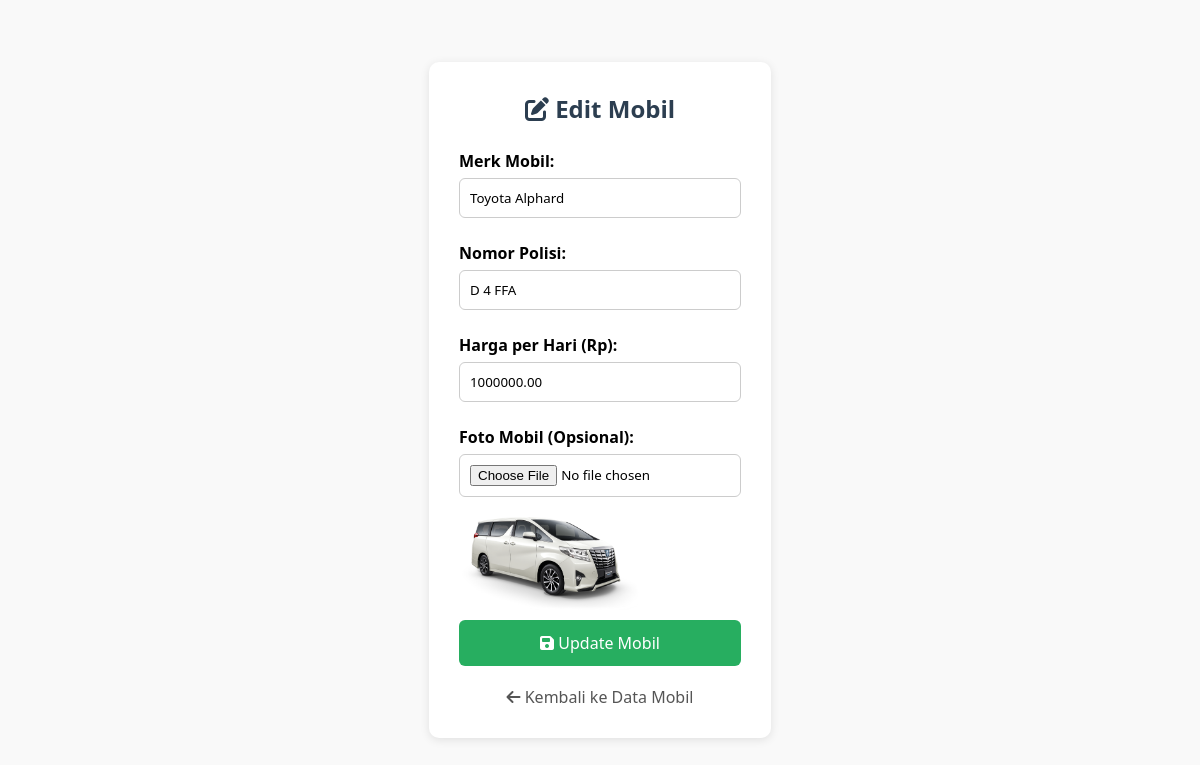
The app's page /mobil/edit.php?id=4 with its own data.
### tables this page shows
CREATE TABLE `mobil` (
  `id_mobil` int(11) NOT NULL,
  `merk` varchar(100) DEFAULT NULL,
  `tipe` varchar(50) DEFAULT NULL,
  `tahun` year(4) DEFAULT NULL,
  `no_polisi` varchar(20) DEFAULT NULL,
  `status` enum('Tersedia','Dipinjam') DEFAULT NULL,
  `harga_perhari` decimal(10,2) DEFAULT NULL,
  `gambar` varchar(255) DEFAULT NULL,
  `foto` varchar(255) DEFAULT NULL
);

### mobil/edit.php (the view, shortened to what this page needs)
<?php
include '../config/koneksi.php';
$id = $_GET['id'];
$mobil = mysqli_fetch_assoc(mysqli_query($conn, "SELECT * FROM mobil WHERE id_mobil = $id"));
?>
<!DOCTYPE html>
<html lang="id">
<head>
    <link rel="stylesheet" href="../assets/css/style.css">
    <link rel="stylesheet" href="https://cdnjs.cloudflare.com/ajax/libs/font-awesome/6.5.0/css/all.min.css">
</head>
<body>
    <div class="form-container">
        <h2><i class="fas fa-edit"></i> Edit Mobil</h2>
        <form method="post" enctype="multipart/form-data">
            <label for="merk">Merk Mobil:</label>
            <input type="text" name="merk" id="merk" value="<?= $mobil['merk'] ?>" required>
            <label for="no_polisi">Nomor Polisi:</label>
            <input type="text" name="no_polisi" id="no_polisi" value="<?= $mobil['no_polisi'] ?>" required>
            <label for="harga_perhari">Harga per Hari (Rp):</label>
            <input type="number" name="harga_perhari" id="harga_perhari" value="<?= $mobil['harga_perhari'] ?>" required>
            <label for="foto">Foto Mobil (Opsional):</label>
            <input type="file" name="foto" id="foto" accept=".jpg,.jpeg,.png">
            <?php if ($mobil['foto']) { ?>
                <img class="img-preview" src="../uploads/<?= $mobil['foto'] ?>" width="180" alt="Foto Mobil">
            <?php } ?>
            <button type="submit"><i class="fas fa-save"></i> Update Mobil</button>
        </form>
        <a href="index.php" class="back-btn"><i class="fas fa-arrow-left"></i> Kembali ke Data Mobil</a>
    </div>
</body>
</html>

### assets/css/style.css (style rules this page uses)
* { margin: 0; padding: 0; box-sizing: border-box; font-family: 'Segoe UI', sans-serif; }
body { display: flex; min-height: 100vh; background-color: #f4f4f4; }

### mobil/edit.php (style rules this page uses)
body { font-family: 'Segoe UI', sans-serif; background-color: #f9f9f9; padding: 40px; }
.form-container { max-width: 600px; margin: auto; background: white; padding: 30px; border-radius: 10px; box-shadow: 0 2px 10px rgba(0,0,0,0.1); }
h2 { text-align: center; margin-bottom: 25px; color: #2c3e50; }
label { font-weight: bold; display: block; margin-bottom: 6px; margin-top: 14px; }
input[type="text"], input[type="number"], input[type="file"] { width: 100%; padding: 10px; border-radius: 6px; border: 1px solid #ccc; margin-bottom: 10px; box-sizing: border-box; }
button { background-color: #27ae60; color: white; padding: 12px 20px; border: none; border-radius: 6px; cursor: pointer; font-size: 16px; width: 100%; margin-top: 10px; transition: background-color 0.3s ease; }
.img-preview { display: block; margin-top: 10px; border-radius: 6px; }
.back-btn { display: block; text-align: center; margin-top: 20px; text-decoration: none; color: #555; }

### records on screen
mobil: merk "Toyota Alphard", no_polisi "D 4 FFA", harga_perhari "1000000.00", foto (picture)
